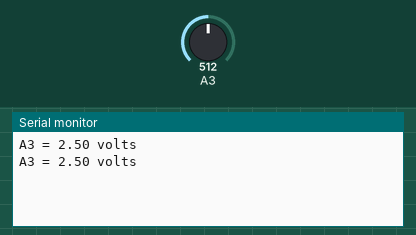
A sketch run on a simulated Arduino Uno, built with avr-gcc and run on an emulated ATmega328P. Shown: the last lines printed to the serial monitor. The inputs (shaded band) are chosen by the test bench; at power-on: A3 = 512.

Above: at 1.8 s.
1.9 s: A3 set to 716
At 2.8 s:
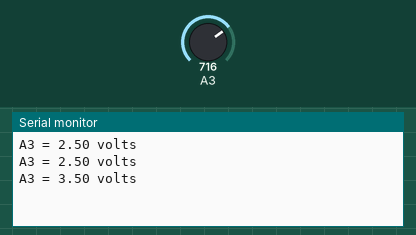
3.4 s: A3 set to 900
At 4.8 s:
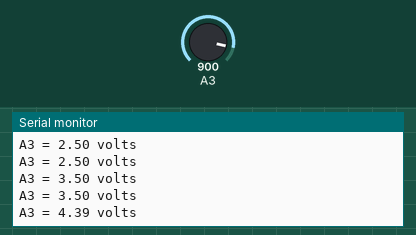
Timing chart, 0 to 6.4 s (numbered marks = the images above; inputs shaded):
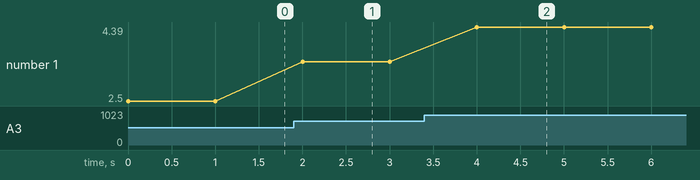

The sketch:

single_transistor.ino
```cpp
void setup() {
  // put your setup code here, to run once:
  Serial.begin(9600);
}

void loop() {
  // put your main code here, to run repeatedly:
  Serial.print("A3 = ");
  Serial.print(volts(A3));
  Serial.println(" volts");
  delay(1000);
}
float volts(int adPin){
  return float (analogRead(adPin)) *5.0 / 1024.0;
}
```

Measured:
- after the input at 1.9 s, the serial monitor: prints a new line after 0.10 s (image 1)
- after the input at 3.4 s, the serial monitor: prints a new line after 0.60 s (image 2)
- plotted number 1: 2.5 → 3.5 after the input at 1.9 s, 3.5 → 4.39 after the input at 3.4 s
